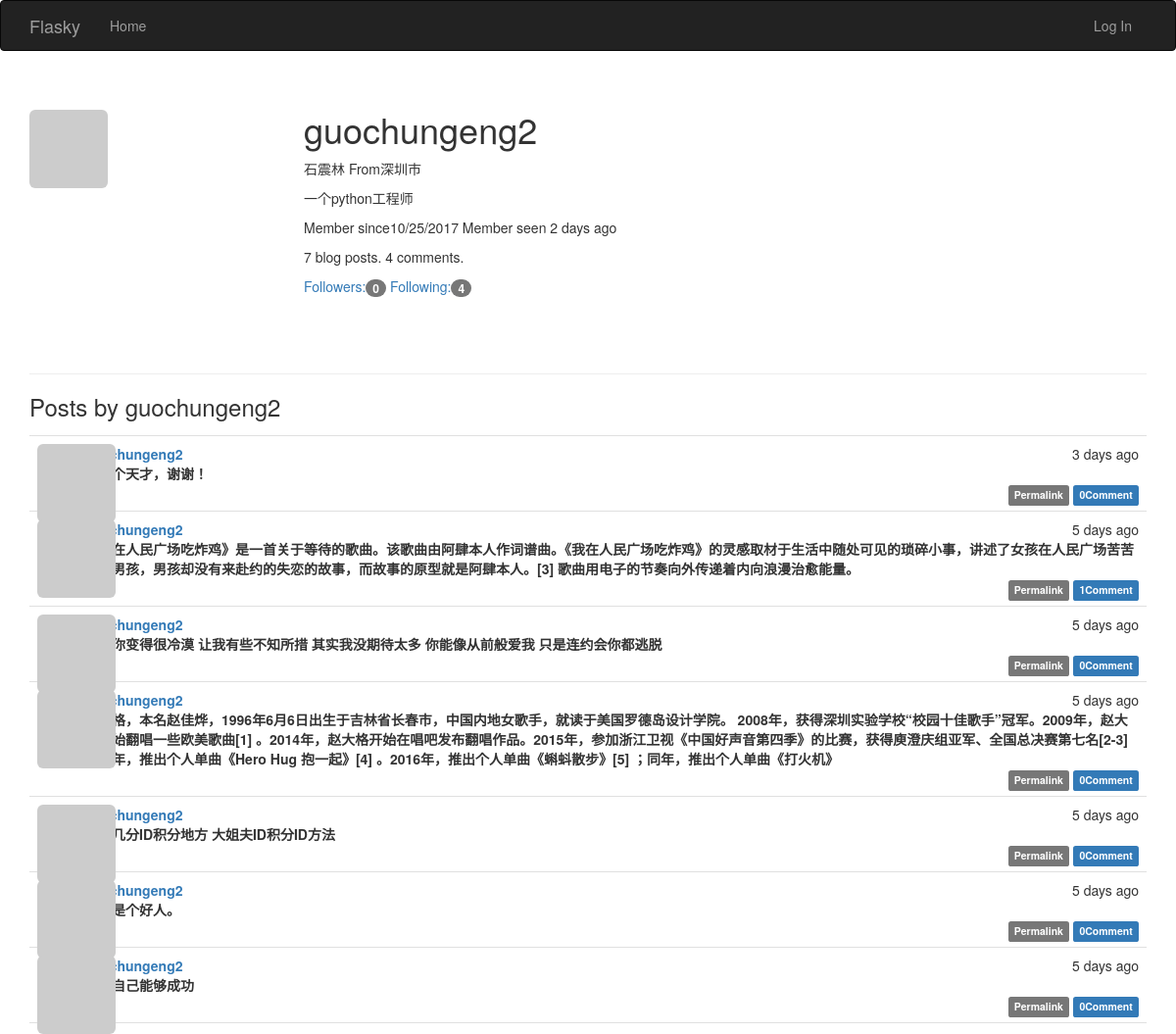
/user/guochungeng2, run on an earlier commit of the app's database.
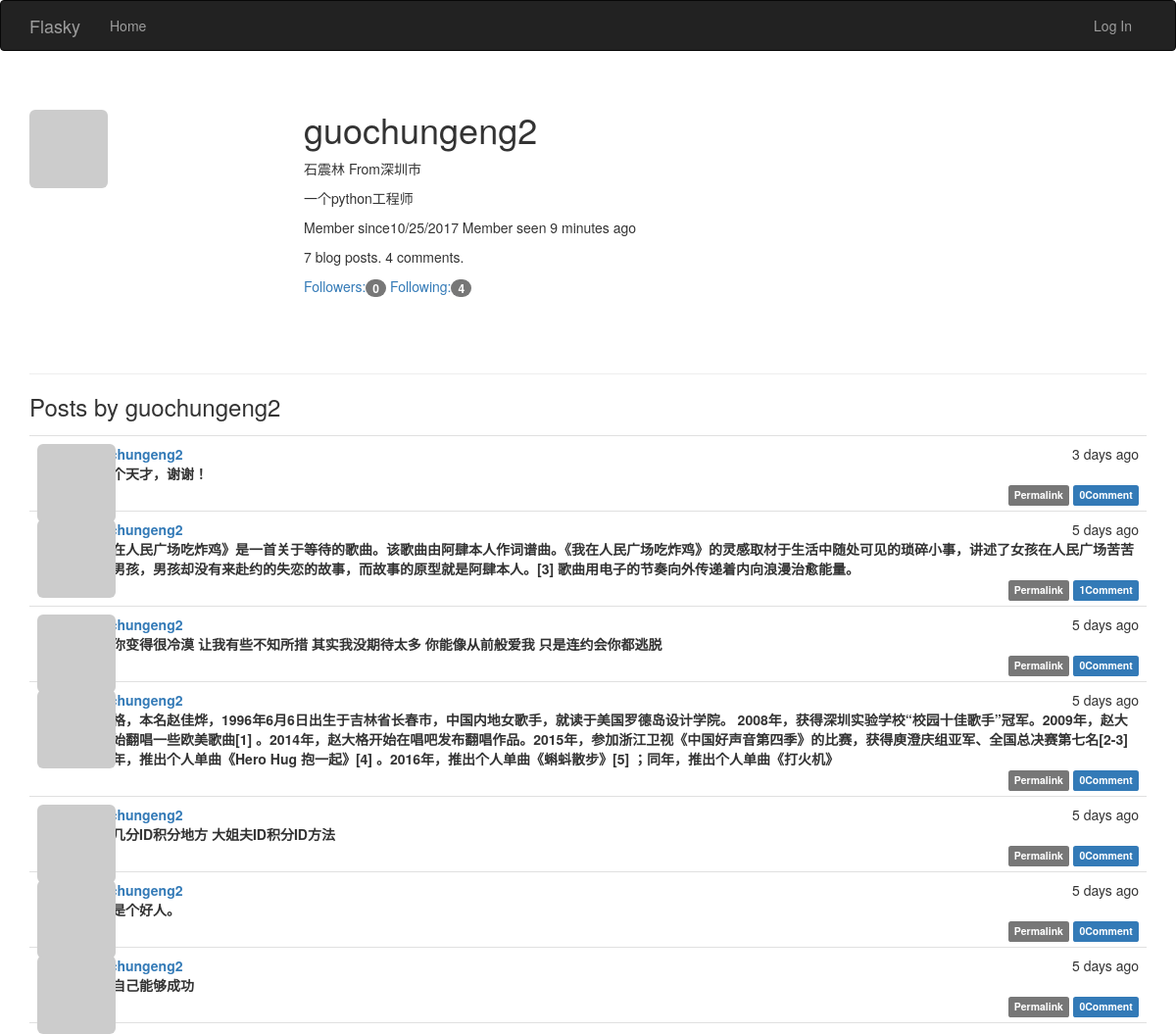
And on a later commit of the database.
### app/models.py (models this page shows, shortened)
class User(UserMixin,db.Model):
	__tablename__='users'
	id=db.Column(db.Integer,primary_key=True)
	email=db.Column(db.String(64),unique=True,index=True)
	username=db.Column(db.String(64),unique=True,index=True)
	role_id=db.Column(db.Integer,db.ForeignKey('roles.id'))
	password_hash=db.Column(db.String(128))
	confirmed=db.Column(db.Boolean,default=False)
	name=db.Column(db.String(64))
	location=db.Column(db.String(64))
	about_me=db.Column(db.Text())
	member_since=db.Column(db.DateTime(),default=datetime.utcnow)
	last_seen=db.Column(db.DateTime(),default=datetime.utcnow)
	avatar_hash=db.Column(db.String(32))
	posts=db.relationship('Post',backref='author',lazy='dynamic')
	followed=db.relationship('Follow',foreign_keys=[Follow.follower_id],backref=db.backref('follower',lazy='joined'),lazy='dynamic')
	followers=db.relationship('Follow',foreign_keys=[Follow.followed_id],backref=db.backref('followed',lazy='joined'),
		lazy='dynamic',cascade='all,delete-orphan')
	comments=db.relationship('Comment',backref='author',lazy='dynamic')
	def to_json(self):
		json_user={
		'url':url_for('api.get_user',id=self.id ,_external=True),
		'username':self.username,
		'member_since':self.member_since,
		'last_seen':self.last_seen,
		'posts':url_for('api.get_user_posts',id=self.id,_external=True),
		'followed_posts':url_for('api.get_user_posts',id=self.id,_external=True),
		'post_count':self.posts.count()
		}
		return json_user
	def generate_auth_token(self,expiration):
		s=Serializer(current_app.config['SECRET_KEY'],expires_in=expiration)
		return s.dumps({'id':self.id})
	def follow(self,user):
		if not self.is_following(user):
			f=Follow(follower=self,followed=user)
			db.session.add(f)
	def unfollow(self,user):
		if self.is_following(user):
			f=Follow.query.filter_by(followed=user).first()
			db.session.delete(f)
	def is_following(self,user):
		return self.followed.filter_by(followed_id=user.id).first() is not None
	def is_followed(self ,user):
		return self.followers.filter_by(follower_id=user.id).first() is not None
	def __init__(self,**kwargs):
		if self.email is not None and self.avatar_hash is None:
			self.avatar_hash=hashlib.md5(self.email.encode('utf-8')).hexdigest()
	def change_email(self,token):
		self.email=new_email
		self.avatar_hash=hashlib.md5(self.email.encode('utf-8')).hexdigest()
		db.session.add(self)
		return True
	def gravatar(self,size=100,default='identicon',rating='g'):
		if request.is_secure:
			url='https://secure.gravatar.com/avatar'
		else:
			url='http://www.gravatar.com/avatar'
		hash=self.avatar_hash or hashlib.md5(self.email.encode('utf-8')).hexdigest()
		return '{url}/{hash}?s={size}&d={default}&r={rating}'.format(url=url,hash=hash,
			size=size,default=default,rating=rating)
	def ping(self):
		self.last_seen=datetime.utcnow()
		db.session.add(self)
	def __init__(self,**kwargs):
		super(User,self).__init__(**kwargs)
		if self.role is None:
			if self.email==current_app.config['FLASKY_ADMIN']:
				self.role=Role.query.filter_by(permissions=0xff).first()
			if self.role is None:
				self.role=Role.query.filter_by(default=True).first()
	def can (self,permissions):
		print self.role is not None
		return self.role is not None and (self.role.permissions & permissions)==permissions
	def is_administrator(self):
		return self.can(Permission.ADMINISTER)
	def generate_confirmation_token(self,expiration=3600):
		s=Serializer(current_app.config['SECRET_KEY'],expiration)
		return s.dumps({'confirm':self.id})
	def confirm(self,token):
		s=Serializer(current_app.config['SECRET_KEY'])
		try:
			data=s.loads(token)
		except:
			return False
		if data.get('confirm')!=self.id:
			return False
		self.confirmed=True
		add.session.add(self)
		return True
	def __repr__(self):
		return '<User %r>' %self.username
	@property
	def password(self):
		raise AttributeError('password is not a readable attribute')
	def verify_password(self,password):
		return check_password_hash(self.password_hash,password)

class Post(db.Model):
	__tablename__='posts'
	id=db.Column(db.Integer,primary_key=True)
	body=db.Column(db.Text)
	timestamp=db.Column(db.DateTime,index=True,default=datetime.utcnow)
	author_id=db.Column(db.Integer,db.ForeignKey('users.id'))
	boby_html=db.Column(db.Text)
	comments=db.relationship('Comment',backref='post',lazy='dynamic')
	def to_json(self):
		json_post={
		'url':url_for('api.get_post',id=self.id,_external=True),
		'body':self.body,
		'body_html':self.body_html,
		'timestamp':self.timestamp,
		'author':url_for('api.get_user',id=self.author_id,_external=True),
		'comments':url_for('api.get_post_comments',id=self.id,_external=True),
		'comment_count':self.comments.count()
		}
		return json_post

### app/main/views.py (the view)
@main.route('/user/<username>')
def user(username):
	user=User.query.filter_by(username=username).first()
	if user is None:
		abort(404)
	posts=user.posts.order_by(Post.timestamp.desc()).all()
	return render_template('user.html',user=user,posts=posts)

### app/auth/views.py (called while the page is built)
@auth.before_app_request
def before_request():
	if current_user.is_authenticated :
		current_user.ping()
		if not current_user.confirmed \
				and request.endpoint \
				and request.endpoint[:5]!='auth.'\
				and request.endpoint !='static':
			return redirect(url_for('auth.unconfirmed'))

### app/main/__init__.py (called while the page is built)
@main.app_context_processor
def inject_permissions():
	return dict (Permission=Permission)

### app/main/views.py (called while the page is built)
@main.after_app_request
def after_request(response):
	for query in get_debug_queries():
		if query.duration>=current_app.config['FLASKY_SLOW_DB_QUERY_TIME']:
			current_app.logger.warning('Slow query:%s\n Parameters:%s\nDuration:%f\nContext:%s\n'%(
				query.statement,query.parameters,query.duration,query.context))
	return response

### app/models.py (called while the page is built)
	def can(self,permissions):
		return False

	def is_administrator(self):
		return False

### app/templates/user.html (shortened to what this page needs)
{%extends "base.html"%}
{%import "bootstrap/wtf.html" as wtf %}
{%block page_content%}
<div class="page-header">
	<img class='img-rounded profile-thumbnail' src="{{user.gravatar(size=256)}}">
	<div class="profile-header">
		<h1>{{user.username}}</h1>
		{%if user.name or user.location%}
		<p>
			{%if user.username %}{{user.name}}{%endif%}
			{%if user.location%}
				From{{user.location}}
			{%endif%}
		</p>
		{%endif%}
		{%if user.about_me%}<p>{{user.about_me}}</p>{%endif%}
		<p>
		Member since{{moment(user.member_since).format('L')}}
		Member seen {{moment(user.last_seen).fromNow()}}
		</p>
		<p>{{ user.posts.count() }} blog posts. {{ user.comments.count() }} comments.</p>
		<p>
			<a href="{{url_for('.followers',username=user.username)}}">
			Followers:<span class="badge">{{user.followers.count()}}</span>
			</a>
			<a href="{{url_for('.followed',username=user.username)}}">
			Following:<span class="badge">{{user.followed.count()}}</span>
			</a>
		</p>
	</div>
</div>
<h3>Posts by {{user.username}}</h3>
{%include '_posts.html'%}
{%endblock%}

### app/templates/base.html (shortened to what this page needs)
{% extends "bootstrap/base.html" %}
{% block head %}
{{ super() }}
<link rel="stylesheet" type="text/css" href="{{ url_for('static', filename='styles.css') }}">
{% endblock %}
{%block navbar%}
<div class="navbar navbar-inverse" role="navigation">
	<div class="container">
		<div class="navbar-header">
			<a class="navbar-brand" href="/"> Flasky</a>
		</div>
		<div class="navbar-collapse collapse">
			<ul class="nav navbar-nav">
				<li><a href="/">Home</a></li>
			</ul>
            <ul class="nav navbar-nav navbar-right">
                {% if current_user.is_authenticated %}
                <li class="dropdown">
                    <a href="#" class="dropdown-toggle" data-toggle="dropdown">
                        <img src="{{ current_user.gravatar(size=18) }}">
                        Account <b class="caret"></b>
                    </a>
                    <ul class="dropdown-menu">
                        <li><a href="{{ url_for('auth.change_password') }}">Change Password</a></li>
                        <li><a href="{{ url_for('auth.logout') }}">Log Out</a></li>
                    </ul>
                </li>
                {% else %}
                <li><a href="{{ url_for('auth.login') }}">Log In</a></li>
                {% endif %}
            </ul>
		</div>
	</div>
</div>
{% endblock %}
{%block content%}
<div class="container">
  {%block page_content %} {%endblock%}
</div>
{%endblock%}

### app/templates/_posts.html (shortened to what this page needs)
<ul class="posts">
	{%for post in posts%}
	<li class="post">
		<div class="post-thumbnail">
			<a href="{{url_for('.user',username=post.author.username)}}">
				<img class="img-rounded profile-thumbnail"
					src="{{post.author.gravatar(size=40)}}">
			</a>
		</div>
		<div class="post-content">
			<div class="post-date">{{moment(post.timestamp).fromNow()}}</div>
			<div class="post-author">
			<a href="{{url_for('.user',username=post.author.username)}}">
				{{post.author.username}}
			</a>
			<div class="post-body">
                {% if post.body_html %}
                    {{ post.body_html | safe }}
                {% else %}
                    {{ post.body }}
                {% endif %}
            </div>
			<div class="post-footer">
				<a href="{{url_for('.post',id=post.id)}}">
					<span class="label label-default">Permalink</span>
				</a>
				<a href="{{url_for('.post',id=post.id)}}#comments">
					<span class="label label-primary">
					{{post.comments.count()}}Comment</span>
				</a>
			</div>
		</div>
	</li>
	{%endfor%}
</ul>

### app/static/styles.css (style rules this page uses)
.profile-thumbnail { position: absolute; }
.profile-header { min-height: 260px; margin-left: 280px; }
ul.posts { list-style-type: none; padding: 0px; margin: 16px 0px 0px 0px; border-top: 1px solid #e0e0e0; }
ul.posts li.post { padding: 8px; border-bottom: 1px solid #e0e0e0; }
div.post-date { float: right; }
div.post-author { font-weight: bold; }
div.post-thumbnail { position: absolute; }
div.post-content { margin-left: 48px; min-height: 48px; }
div.post-footer { text-align: right; }

What changed in the data, as far as the page shows it:
changed User "guochungeng2": last_seen "2 days ago" → "9 minutes ago"
